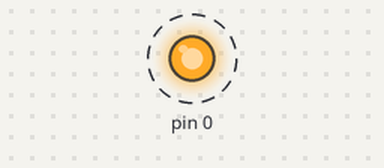
Simulated run of this sketch. Board: Arduino Uno, built with avr-gcc and run on an emulated ATmega328P. Shown: output pins drawn as LEDs (lit = HIGH). Dashed ring = blinking.

Above: at 0.12 s.
Timing chart, 0 to 3.0 s (numbered marks = the images above):
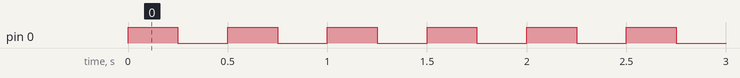

The sketch:

atiriny.ino
```cpp
void setup() {
  // ATTiny13A pin 0 PWM
  pinMode(0, OUTPUT);
}

// the loop function runs over and over again forever
void loop() {
  digitalWrite(0, HIGH);   // Sensor HIGH
  delay(250);                       //wait for a bit
  digitalWrite(0, LOW);    // Sensor LOW
  delay(250);                       //wait for a bit
}
```

Measured:
- by itself, pin 0: alternates HIGH for 0.25 s and LOW for 0.25 s
